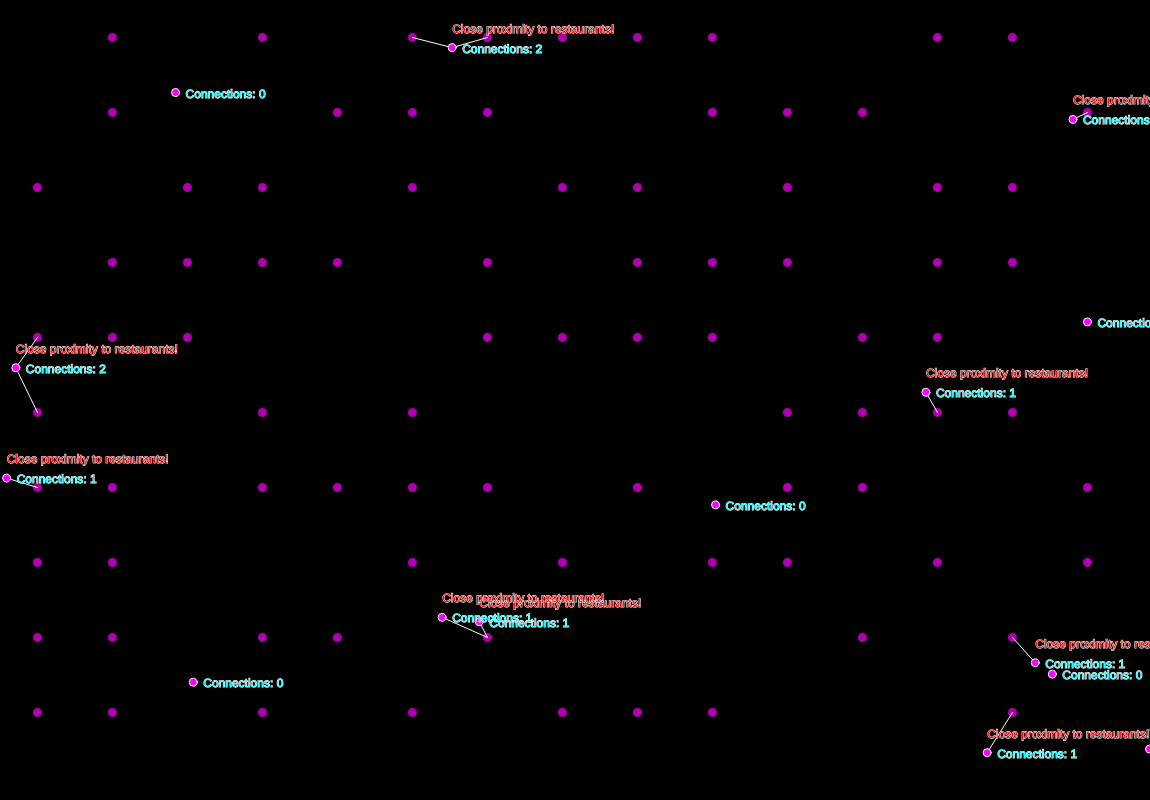
Frame 1 (no input)
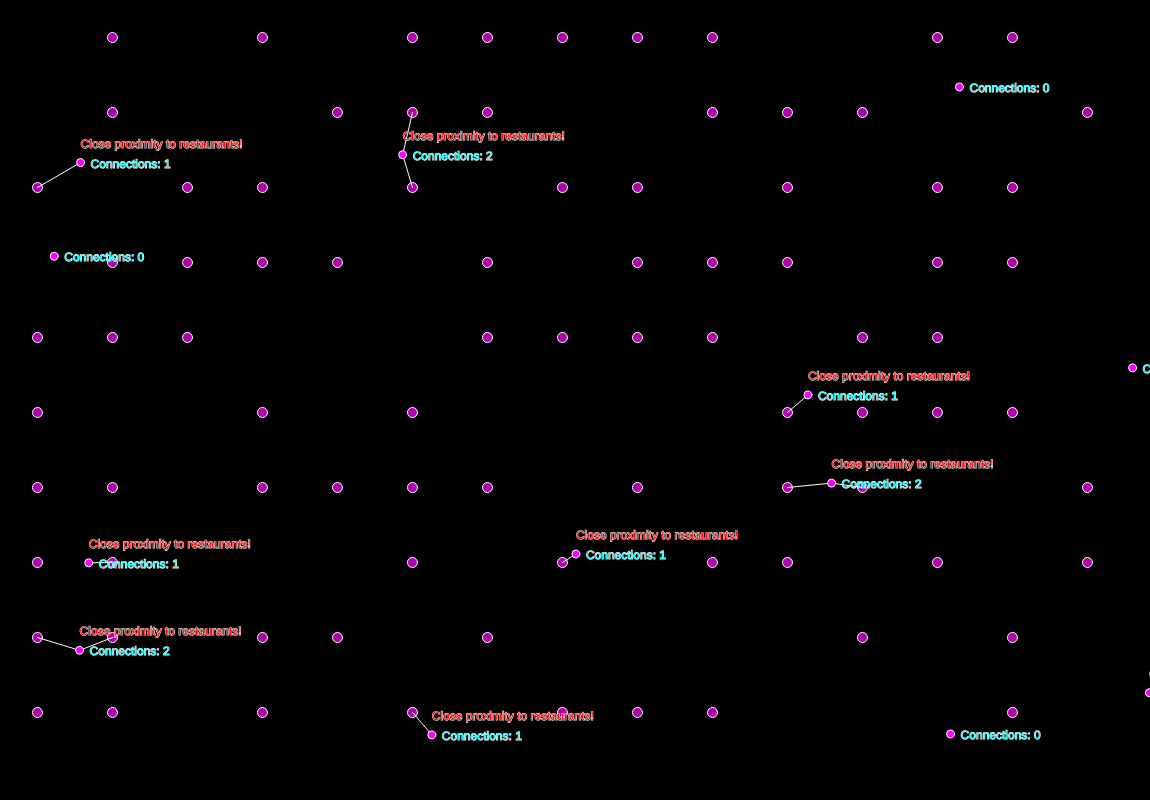
Frame 60 (no input)
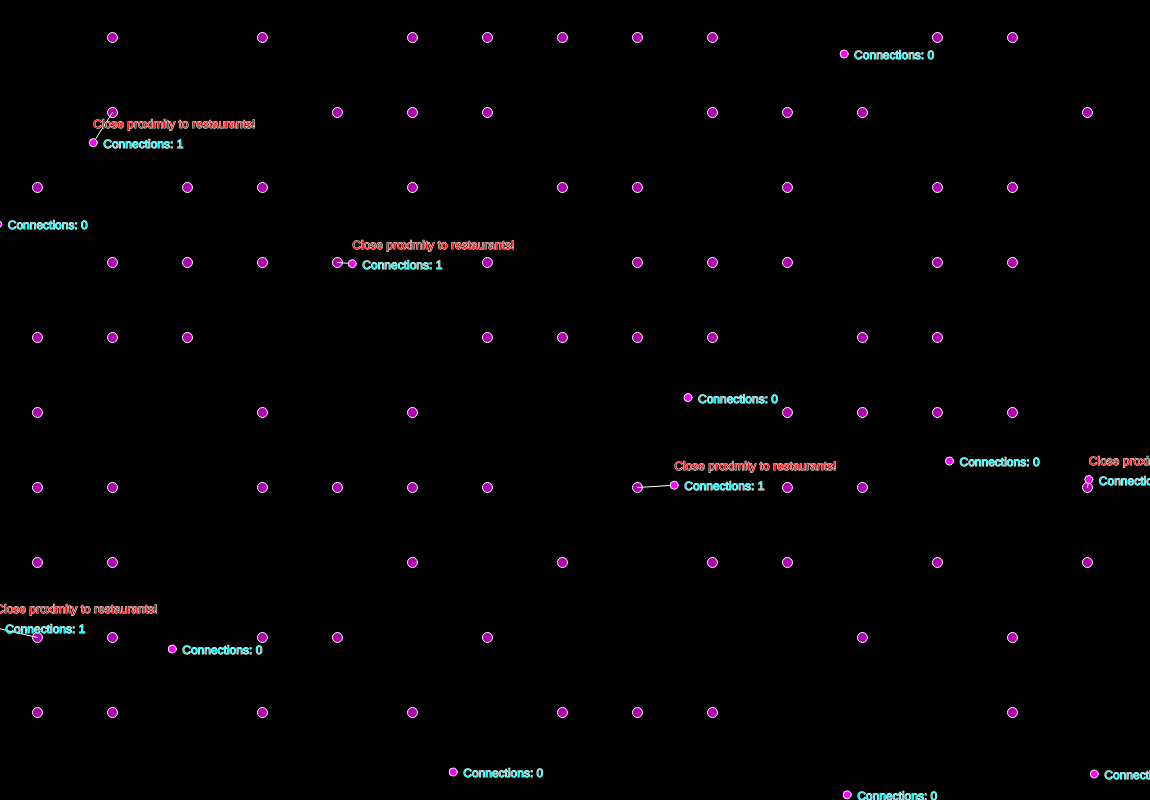
Frame 120 (the mouse pressed at the canvas centre since frame 60)

The p5.js sketch that drew these frames (run headless with seeded random() and noise() and a simulated clock; from frame 60 on, the mouse is pressed at the canvas centre):

// p5.js sketch
// ── sketch.js
let movingPoints = [];
let staticPoints = [];
const gridSize = 75;
const numRows = 10;
const numCols = 16;
const pointVisibility = 0.6; // Percentage of points to show
const connectionRange = 50; // Range for connections

function setup() {
  createCanvas(1150, 800);
  
  // Generate static points in a grid
  for (let i = 0; i < numRows; i++) {
    for (let j = 0; j < numCols; j++) {
      if (random(1) < pointVisibility) {
        let x = j * gridSize + gridSize / 2;
        let y = i * gridSize + gridSize / 2;
        staticPoints.push(createVector(x, y));
      }
    }
  }
  
  // Generate moving points
  for (let i = 0; i < 15; i++) {
    let x = random(width);
    let y = random(height);
    let velocity = p5.Vector.random2D().mult(2); // Initial random direction
    movingPoints.push({ pos: createVector(x, y), vel: velocity, connections: 0 });
  }
}

function draw() {
  background(0);
  
  // Draw static points
  fill(175,0,175);
  for (let staticPoint of staticPoints) {
    ellipse(staticPoint.x, staticPoint.y, 10);
  }
  
  // Check proximity and draw lines
  stroke(255, 255, 255);
  for (let movingPointObj of movingPoints) {
    let movingPoint = movingPointObj.pos;
    let velocity = movingPointObj.vel;
    let connections = 0;
    
    // Move the point
    movingPoint.add(velocity);
    
    // Change direction at borders
    if (movingPoint.x < 0 || movingPoint.x > width || movingPoint.y < 0 || movingPoint.y > height) {
      velocity = p5.Vector.random2D().mult(2);
      movingPointObj.vel = velocity;
    }
    
    // Draw lines to nearby static points
    for (let staticPoint of staticPoints) {
      let d = dist(movingPoint.x, movingPoint.y, staticPoint.x, staticPoint.y);
      if (d < connectionRange) {
        line(movingPoint.x, movingPoint.y, staticPoint.x, staticPoint.y);
        connections++;
      }
    }
    
    // Draw moving points
    fill(255, 0, 255);
    ellipse(movingPoint.x, movingPoint.y, 8);
    
    // Draw connections count and label
    textSize(12);
    fill(0, 255, 255);
    stroke("none");
    text(`Connections: ${connections}`, movingPoint.x + 10, movingPoint.y + 5);
    if (connections > 0) {
      fill(255, 0, 0);
      stroke("none");
      text("Close proximity to restaurants!", movingPoint.x, movingPoint.y - 15);
    }
    
    movingPointObj.connections = connections;
  }
}
